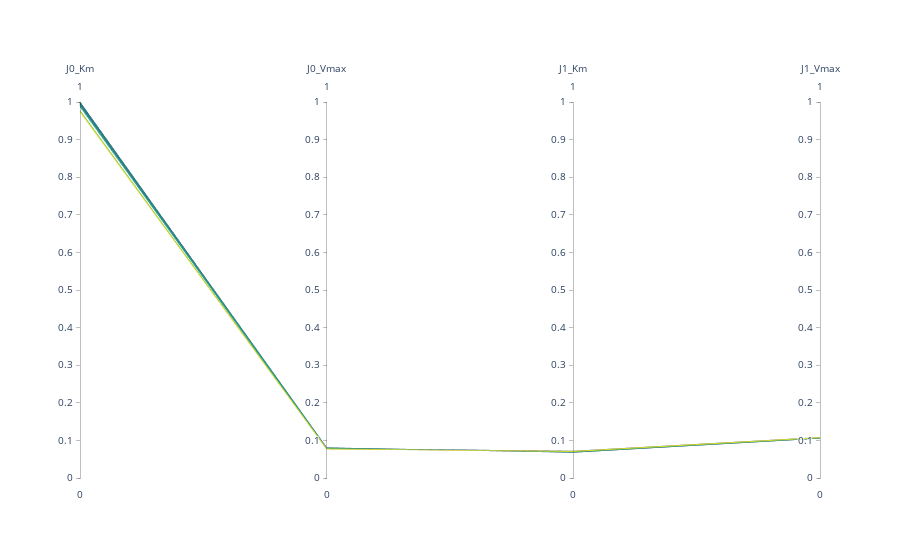

The code cell stored with this chart in its notebook:
### Code cell
import plotly.express as px
import plotly.graph_objects as go


def construct_dimensions(df):
    dimensions = []
    for feature_name in df.columns:
        if feature_name != 'error':
            dimensions.append(
                dict(range=[0, 1], label=feature_name, values=df[feature_name]))
    return dimensions

# normalized_df = px.data.tips()
# dimen = construct_dimensions(normalized_df)
# fig = go.Figure(data=go.Parcoords(dimensions=dimen))


fig = go.Figure(data=go.Parcoords(line=dict(
    color=normalized_df['error'], colorscale=px.colors.sequential.Viridis), 
    dimensions=construct_dimensions(normalized_df)))

# fig = px.parallel_coordinates(
#     normalized_df, dimensions=params_name, color='error', color_continuous_scale='Viridis')
fig.show()
